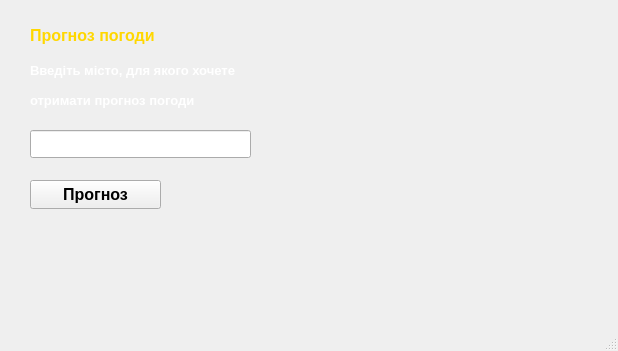
<?xml version="1.0" encoding="UTF-8"?>
<ui version="4.0">
 <class>MainWindow</class>
 <widget class="QMainWindow" name="MainWindow">
  <property name="geometry">
   <rect>
    <x>0</x>
    <y>0</y>
    <width>618</width>
    <height>351</height>
   </rect>
  </property>
  <property name="font">
   <font>
    <underline>false</underline>
   </font>
  </property>
  <property name="windowTitle">
   <string>MainWindow</string>
  </property>
  <property name="styleSheet">
   <string notr="true">QMainWindow {
    background-image: url(:/images/fon.jpeg);
    background-repeat: no-repeat;
    background-position: center;
}

QPushButton, QLineEdit, QLabel {
    color: #FFD700
}</string>
  </property>
  <widget class="QWidget" name="centralwidget">
   <widget class="QLineEdit" name="city">
    <property name="geometry">
     <rect>
      <x>30</x>
      <y>130</y>
      <width>221</width>
      <height>28</height>
     </rect>
    </property>
    <property name="styleSheet">
     <string notr="true">color: black</string>
    </property>
   </widget>
   <widget class="QLabel" name="label">
    <property name="geometry">
     <rect>
      <x>30</x>
      <y>10</y>
      <width>161</width>
      <height>51</height>
     </rect>
    </property>
    <property name="font">
     <font>
      <pointsize>12</pointsize>
      <bold>true</bold>
     </font>
    </property>
    <property name="text">
     <string>Прогноз погоди</string>
    </property>
   </widget>
   <widget class="QLabel" name="label_2">
    <property name="geometry">
     <rect>
      <x>30</x>
      <y>60</y>
      <width>271</width>
      <height>21</height>
     </rect>
    </property>
    <property name="font">
     <font>
      <pointsize>10</pointsize>
      <bold>true</bold>
     </font>
    </property>
    <property name="styleSheet">
     <string notr="true">color: white</string>
    </property>
    <property name="text">
     <string>Введіть місто, для якого хочете</string>
    </property>
   </widget>
   <widget class="QPushButton" name="result">
    <property name="geometry">
     <rect>
      <x>30</x>
      <y>180</y>
      <width>131</width>
      <height>29</height>
     </rect>
    </property>
    <property name="font">
     <font>
      <pointsize>12</pointsize>
      <bold>true</bold>
     </font>
    </property>
    <property name="styleSheet">
     <string notr="true">color: black</string>
    </property>
    <property name="text">
     <string>Прогноз</string>
    </property>
   </widget>
   <widget class="QLabel" name="tempr">
    <property name="geometry">
     <rect>
      <x>360</x>
      <y>250</y>
      <width>251</width>
      <height>31</height>
     </rect>
    </property>
    <property name="font">
     <font>
      <bold>true</bold>
      <underline>true</underline>
     </font>
    </property>
    <property name="styleSheet">
     <string notr="true">color: white</string>
    </property>
    <property name="text">
     <string/>
    </property>
   </widget>
   <widget class="QLabel" name="descrip">
    <property name="geometry">
     <rect>
      <x>360</x>
      <y>220</y>
      <width>251</width>
      <height>31</height>
     </rect>
    </property>
    <property name="font">
     <font>
      <bold>true</bold>
      <underline>true</underline>
     </font>
    </property>
    <property name="styleSheet">
     <string notr="true">color: white</string>
    </property>
    <property name="text">
     <string/>
    </property>
   </widget>
   <widget class="QLabel" name="today">
    <property name="geometry">
     <rect>
      <x>160</x>
      <y>220</y>
      <width>191</width>
      <height>31</height>
     </rect>
    </property>
    <property name="font">
     <font>
      <italic>false</italic>
      <bold>true</bold>
      <underline>true</underline>
     </font>
    </property>
    <property name="styleSheet">
     <string notr="true"/>
    </property>
    <property name="text">
     <string/>
    </property>
   </widget>
   <widget class="QLabel" name="label_3">
    <property name="geometry">
     <rect>
      <x>30</x>
      <y>90</y>
      <width>271</width>
      <height>21</height>
     </rect>
    </property>
    <property name="font">
     <font>
      <pointsize>10</pointsize>
      <bold>true</bold>
     </font>
    </property>
    <property name="styleSheet">
     <string notr="true">color: white</string>
    </property>
    <property name="text">
     <string>отримати прогноз погоди</string>
    </property>
   </widget>
  </widget>
  <widget class="QMenuBar" name="menubar">
   <property name="geometry">
    <rect>
     <x>0</x>
     <y>0</y>
     <width>618</width>
     <height>25</height>
    </rect>
   </property>
  </widget>
  <widget class="QStatusBar" name="statusbar"/>
 </widget>
 <resources/>
 <connections/>
</ui>
